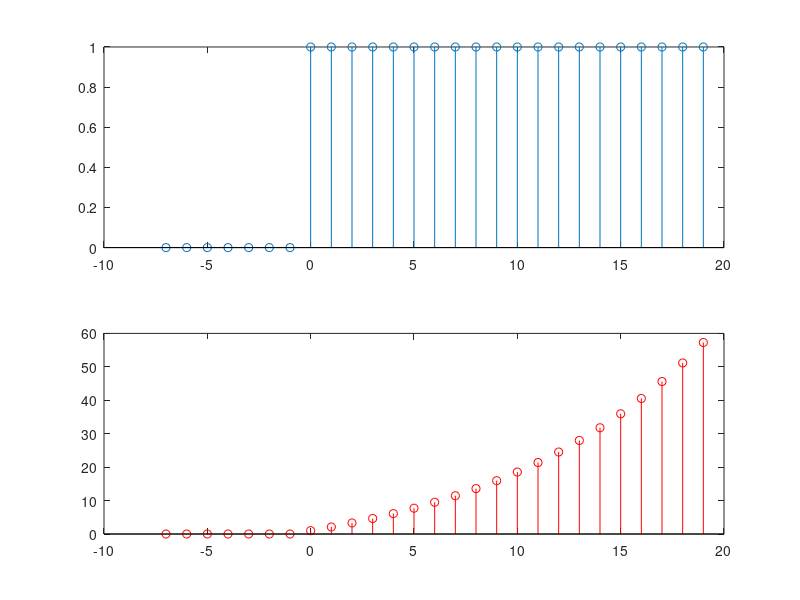

MATLAB code to generate this figure:
u = [zeros(1,7),ones(1,20)];
n=-7:19;
subplot(2,1,1)
stem(n,u)
b=1;
a=[1 -1.1];
y=filter(b,a,u);
subplot(2,1,2)
stem(n,y,'r')
